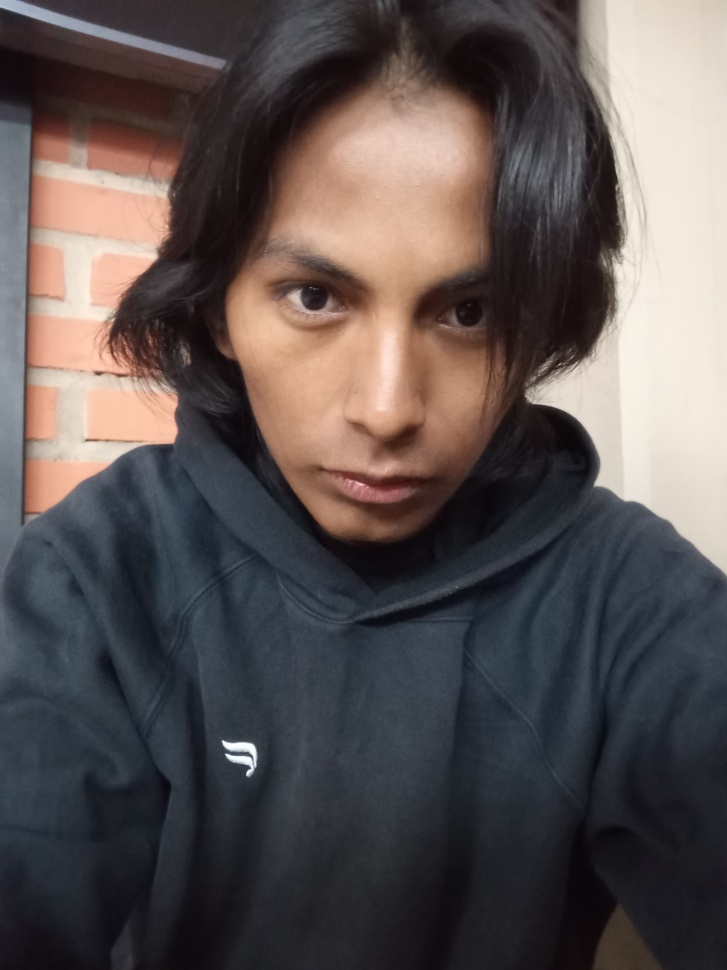
#> input picture Practica_Socializar/Foto1.jpeg, 727 x 970 px, shrunk from 2448 x 3264 before the run
$ jupyter execute --allow-errors Socializar.ipynb   (older library calls are emulated)
#> lines starting #> are read from the running program, lines starting #| are printed output that depends on the picture
LAPLACIANO

[cell 1]
import cv2
import matplotlib.pyplot as plt

# Leer imagen
imagen = cv2.imread("Imagen1.jpg")

# Convertir a escala de grises
#> (the rest of this cell did not finish here and is left out)

LAPLACIANO DEL GAUSSIANO

[cell 2]
import cv2
import matplotlib.pyplot as plt

# Leer imagen
imagen = cv2.imread("Imagen1.jpg")

# Escala de grises
#> (the rest of this cell did not finish here and is left out)

[cell 3]
import cv2
import matplotlib.pyplot as plt

# Leer imagen
imagen = cv2.imread("Foto1.jpeg")
#> imagen is the input picture: shape (970, 727, 3); mean B, G, R 82.1, 83, 91.5

# Convertir a escala de grises
gris = cv2.cvtColor(imagen, cv2.COLOR_BGR2GRAY)
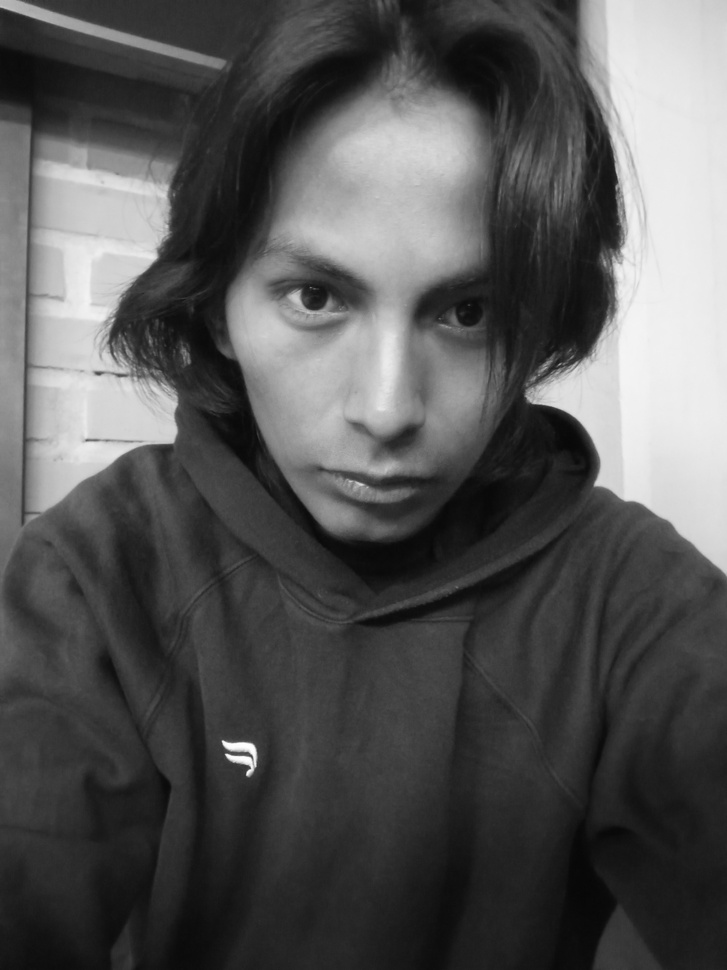
#> gris: shape (970, 727); min 6, max 254, mean 85.4

laplaciano = cv2.Laplacian(gris, cv2.CV_64F)
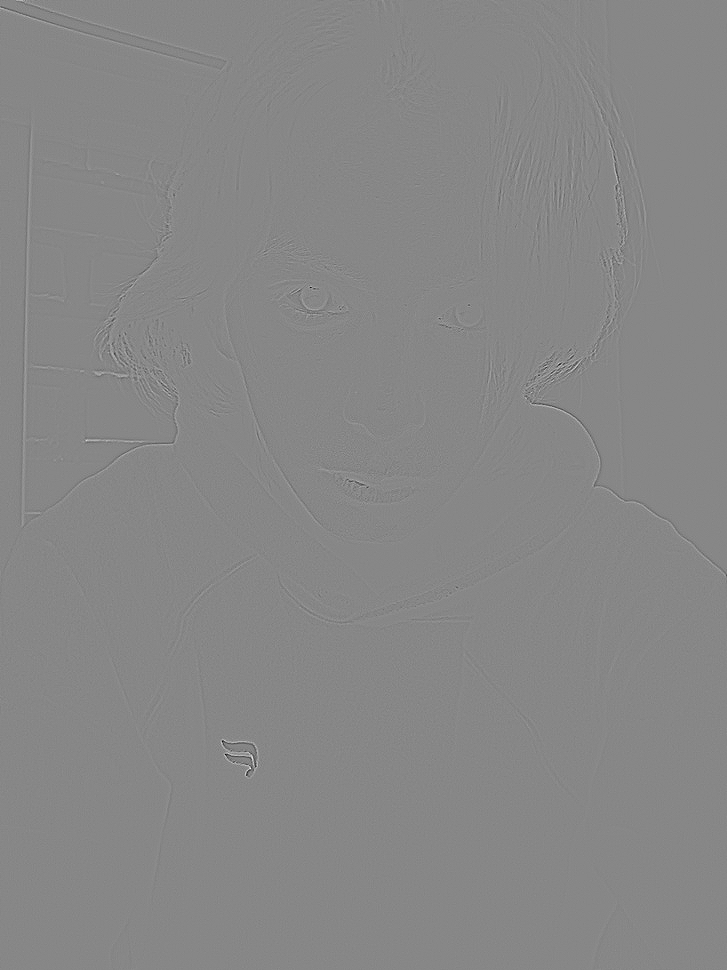
#> laplaciano: shape (970, 727) float64; min -238, max 211, mean 0; drawn with min black and max white
laplaciano = cv2.convertScaleAbs(laplaciano)
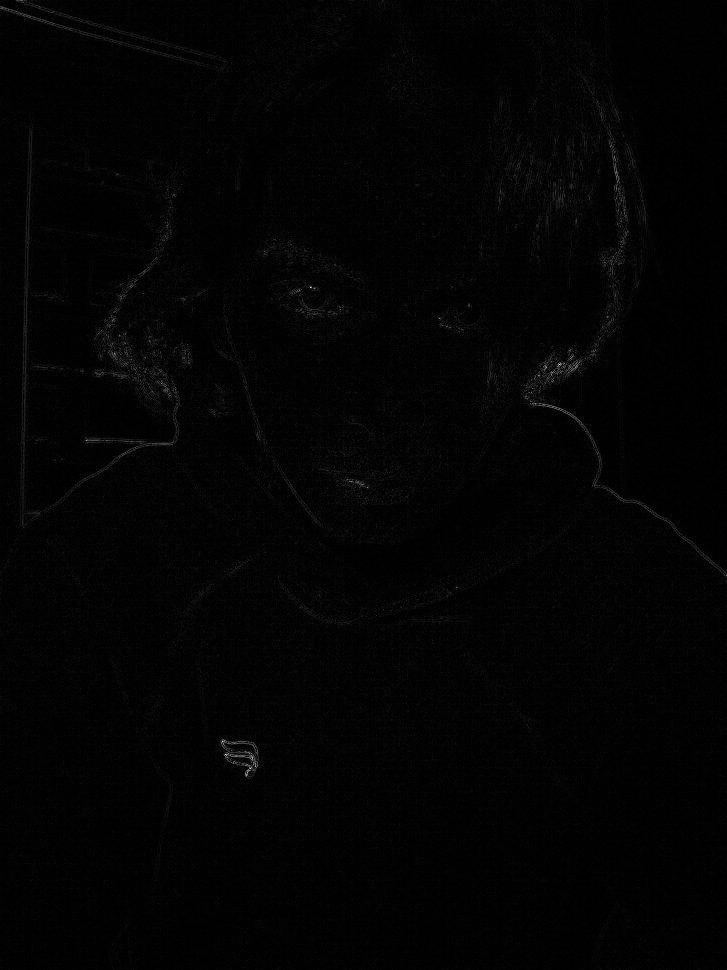
#> laplaciano: shape (970, 727); min 0, max 238, mean 3.1


# Suavizado Gaussiano
gauss = cv2.GaussianBlur(gris, (3,3), 1)

# Aplicar Laplaciano al suavizado
log = cv2.Laplacian(gauss, cv2.CV_64F)
log = cv2.convertScaleAbs(log)


# Guardar Laplaciano
cv2.imwrite("Laplaciano.jpg", laplaciano)

# Guardar LoG
cv2.imwrite("Laplaciano_del_Gaussiano.jpg", log)

plt.figure(figsize=(12,18))

# Imagen original
plt.subplot(3,1,1)
plt.imshow(gris, cmap='gray')
plt.title("Imagen Original", fontsize=18)
plt.axis("off")

# Laplaciano
plt.subplot(3,1,2)
plt.imshow(laplaciano, cmap='gray')
plt.title("Detector Laplaciano", fontsize=18)
plt.axis("off")

# Laplaciano del Gaussiano
plt.subplot(3,1,3)
plt.imshow(log, cmap='gray')
plt.title("Laplaciano del Gaussiano (LoG)", fontsize=18)
plt.axis("off")

plt.tight_layout()
plt.show()
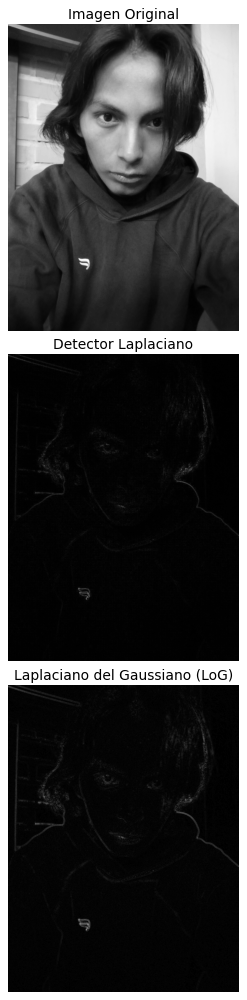
#> figure drawn by matplotlib, 3 panels
